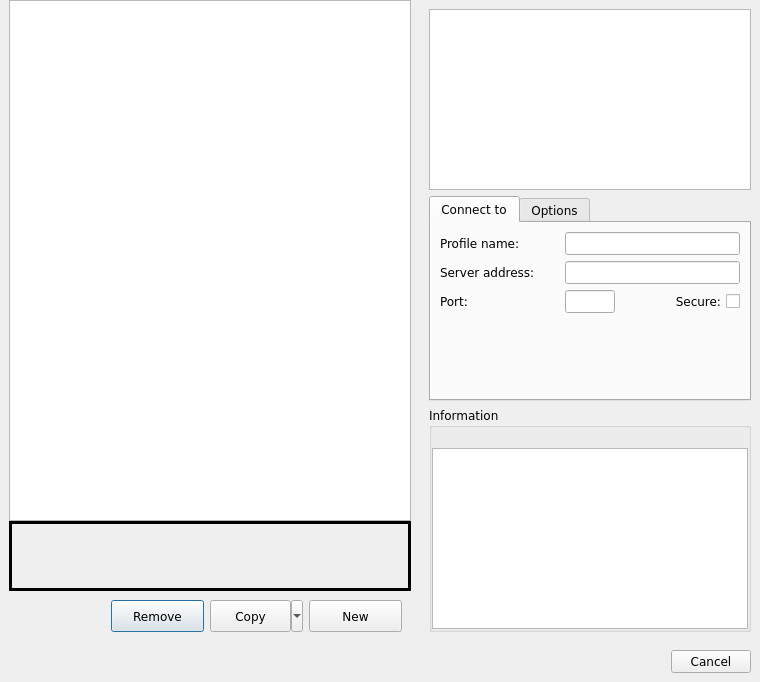
<?xml version="1.0" encoding="UTF-8"?>
<ui version="4.0">
 <class>connection_profiles</class>
 <widget class="QDialog" name="connection_profiles">
  <property name="geometry">
   <rect>
    <x>0</x>
    <y>0</y>
    <width>760</width>
    <height>682</height>
   </rect>
  </property>
  <property name="minimumSize">
   <size>
    <width>760</width>
    <height>0</height>
   </size>
  </property>
  <property name="font">
   <font>
    <family>Bitstream Vera Sans</family>
   </font>
  </property>
  <property name="windowTitle">
   <string>Select a profile to connect with</string>
  </property>
  <layout class="QVBoxLayout" name="verticalLayout_2">
   <property name="spacing">
    <number>0</number>
   </property>
   <property name="leftMargin">
    <number>0</number>
   </property>
   <property name="topMargin">
    <number>0</number>
   </property>
   <property name="rightMargin">
    <number>0</number>
   </property>
   <property name="bottomMargin">
    <number>0</number>
   </property>
   <item>
    <widget class="QWidget" name="widget" native="true">
     <property name="sizePolicy">
      <sizepolicy hsizetype="Expanding" vsizetype="Expanding">
       <horstretch>0</horstretch>
       <verstretch>0</verstretch>
      </sizepolicy>
     </property>
     <property name="minimumSize">
      <size>
       <width>0</width>
       <height>0</height>
      </size>
     </property>
     <layout class="QHBoxLayout" name="horizontalLayout">
      <property name="spacing">
       <number>0</number>
      </property>
      <property name="leftMargin">
       <number>0</number>
      </property>
      <property name="topMargin">
       <number>0</number>
      </property>
      <property name="rightMargin">
       <number>0</number>
      </property>
      <property name="bottomMargin">
       <number>0</number>
      </property>
      <item>
       <widget class="QWidget" name="widget_5" native="true">
        <property name="sizePolicy">
         <sizepolicy hsizetype="Expanding" vsizetype="Expanding">
          <horstretch>0</horstretch>
          <verstretch>0</verstretch>
         </sizepolicy>
        </property>
        <property name="minimumSize">
         <size>
          <width>0</width>
          <height>0</height>
         </size>
        </property>
        <layout class="QVBoxLayout" name="verticalLayout_3">
         <property name="spacing">
          <number>0</number>
         </property>
         <property name="topMargin">
          <number>0</number>
         </property>
         <property name="bottomMargin">
          <number>0</number>
         </property>
         <item>
          <widget class="QListWidget" name="profiles_tree_widget">
           <property name="minimumSize">
            <size>
             <width>365</width>
             <height>0</height>
            </size>
           </property>
           <property name="accessibleName">
            <string>profiles list</string>
           </property>
           <property name="resizeMode">
            <enum>QListView::Adjust</enum>
           </property>
          </widget>
         </item>
         <item>
          <widget class="QFrame" name="notificationArea">
           <property name="sizePolicy">
            <sizepolicy hsizetype="Expanding" vsizetype="Fixed">
             <horstretch>0</horstretch>
             <verstretch>0</verstretch>
            </sizepolicy>
           </property>
           <property name="minimumSize">
            <size>
             <width>0</width>
             <height>70</height>
            </size>
           </property>
           <property name="maximumSize">
            <size>
             <width>16777215</width>
             <height>16777215</height>
            </size>
           </property>
           <property name="font">
            <font>
             <pointsize>16</pointsize>
             <stylestrategy>PreferAntialias</stylestrategy>
            </font>
           </property>
           <property name="cursor">
            <cursorShape>ArrowCursor</cursorShape>
           </property>
           <property name="autoFillBackground">
            <bool>true</bool>
           </property>
           <property name="frameShape">
            <enum>QFrame::Box</enum>
           </property>
           <property name="frameShadow">
            <enum>QFrame::Plain</enum>
           </property>
           <property name="lineWidth">
            <number>3</number>
           </property>
           <property name="midLineWidth">
            <number>3</number>
           </property>
           <layout class="QHBoxLayout" name="horizontalLayout_2">
            <property name="spacing">
             <number>0</number>
            </property>
            <property name="leftMargin">
             <number>0</number>
            </property>
            <property name="topMargin">
             <number>0</number>
            </property>
            <property name="rightMargin">
             <number>0</number>
            </property>
            <property name="bottomMargin">
             <number>0</number>
            </property>
            <item>
             <widget class="QLabel" name="notificationAreaIconLabelWarning">
              <property name="sizePolicy">
               <sizepolicy hsizetype="Fixed" vsizetype="Fixed">
                <horstretch>0</horstretch>
                <verstretch>0</verstretch>
               </sizepolicy>
              </property>
              <property name="autoFillBackground">
               <bool>true</bool>
              </property>
              <property name="text">
               <string/>
              </property>
              <property name="pixmap">
               <pixmap resource="../mudlet.qrc">:/icons/dialog-warning.png</pixmap>
              </property>
              <property name="scaledContents">
               <bool>false</bool>
              </property>
              <property name="alignment">
               <set>Qt::AlignCenter</set>
              </property>
              <property name="wordWrap">
               <bool>true</bool>
              </property>
              <property name="margin">
               <number>5</number>
              </property>
              <property name="textInteractionFlags">
               <set>Qt::TextSelectableByMouse</set>
              </property>
             </widget>
            </item>
            <item>
             <widget class="QLabel" name="notificationAreaIconLabelError">
              <property name="sizePolicy">
               <sizepolicy hsizetype="Fixed" vsizetype="Fixed">
                <horstretch>0</horstretch>
                <verstretch>0</verstretch>
               </sizepolicy>
              </property>
              <property name="autoFillBackground">
               <bool>true</bool>
              </property>
              <property name="text">
               <string/>
              </property>
              <property name="pixmap">
               <pixmap resource="../mudlet.qrc">:/icons/dialog-error.png</pixmap>
              </property>
              <property name="scaledContents">
               <bool>false</bool>
              </property>
              <property name="alignment">
               <set>Qt::AlignCenter</set>
              </property>
              <property name="wordWrap">
               <bool>true</bool>
              </property>
              <property name="margin">
               <number>5</number>
              </property>
              <property name="textInteractionFlags">
               <set>Qt::TextSelectableByMouse</set>
              </property>
             </widget>
            </item>
            <item>
             <widget class="QLabel" name="notificationAreaIconLabelInformation">
              <property name="sizePolicy">
               <sizepolicy hsizetype="Fixed" vsizetype="Fixed">
                <horstretch>0</horstretch>
                <verstretch>0</verstretch>
               </sizepolicy>
              </property>
              <property name="autoFillBackground">
               <bool>true</bool>
              </property>
              <property name="text">
               <string/>
              </property>
              <property name="pixmap">
               <pixmap resource="../mudlet.qrc">:/icons/dialog-information.png</pixmap>
              </property>
              <property name="scaledContents">
               <bool>false</bool>
              </property>
              <property name="alignment">
               <set>Qt::AlignCenter</set>
              </property>
              <property name="wordWrap">
               <bool>true</bool>
              </property>
              <property name="margin">
               <number>5</number>
              </property>
              <property name="textInteractionFlags">
               <set>Qt::TextSelectableByMouse</set>
              </property>
             </widget>
            </item>
            <item>
             <widget class="QLabel" name="notificationAreaMessageBox">
              <property name="sizePolicy">
               <sizepolicy hsizetype="Expanding" vsizetype="Expanding">
                <horstretch>0</horstretch>
                <verstretch>0</verstretch>
               </sizepolicy>
              </property>
              <property name="font">
               <font>
                <pointsize>8</pointsize>
                <stylestrategy>PreferAntialias</stylestrategy>
               </font>
              </property>
              <property name="autoFillBackground">
               <bool>true</bool>
              </property>
              <property name="text">
               <string/>
              </property>
              <property name="scaledContents">
               <bool>true</bool>
              </property>
              <property name="alignment">
               <set>Qt::AlignLeading|Qt::AlignLeft|Qt::AlignVCenter</set>
              </property>
              <property name="wordWrap">
               <bool>true</bool>
              </property>
              <property name="margin">
               <number>5</number>
              </property>
              <property name="openExternalLinks">
               <bool>true</bool>
              </property>
              <property name="textInteractionFlags">
               <set>Qt::LinksAccessibleByMouse|Qt::TextSelectableByMouse</set>
              </property>
             </widget>
            </item>
           </layout>
          </widget>
         </item>
         <item>
          <widget class="QWidget" name="profileAdminArea" native="true">
           <property name="sizePolicy">
            <sizepolicy hsizetype="Expanding" vsizetype="Preferred">
             <horstretch>0</horstretch>
             <verstretch>0</verstretch>
            </sizepolicy>
           </property>
           <property name="minimumSize">
            <size>
             <width>0</width>
             <height>50</height>
            </size>
           </property>
           <property name="maximumSize">
            <size>
             <width>16777215</width>
             <height>16777215</height>
            </size>
           </property>
           <layout class="QHBoxLayout" name="horizontalLayout_5">
            <item>
             <spacer name="horizontalSpacer_4">
              <property name="orientation">
               <enum>Qt::Horizontal</enum>
              </property>
              <property name="sizeHint" stdset="0">
               <size>
                <width>15</width>
                <height>20</height>
               </size>
              </property>
             </spacer>
            </item>
            <item>
             <widget class="QPushButton" name="remove_profile_button">
              <property name="sizePolicy">
               <sizepolicy hsizetype="Expanding" vsizetype="Preferred">
                <horstretch>0</horstretch>
                <verstretch>0</verstretch>
               </sizepolicy>
              </property>
              <property name="minimumSize">
               <size>
                <width>0</width>
                <height>25</height>
               </size>
              </property>
              <property name="text">
               <string>Remove</string>
              </property>
             </widget>
            </item>
            <item>
             <widget class="QToolButton" name="copy_profile_toolbutton">
              <property name="sizePolicy">
               <sizepolicy hsizetype="Expanding" vsizetype="Preferred">
                <horstretch>0</horstretch>
                <verstretch>0</verstretch>
               </sizepolicy>
              </property>
              <property name="minimumSize">
               <size>
                <width>0</width>
                <height>25</height>
               </size>
              </property>
              <property name="text">
               <string>Copy</string>
              </property>
              <property name="popupMode">
               <enum>QToolButton::MenuButtonPopup</enum>
              </property>
              <property name="toolButtonStyle">
               <enum>Qt::ToolButtonFollowStyle</enum>
              </property>
             </widget>
            </item>
            <item>
             <widget class="QPushButton" name="new_profile_button">
              <property name="sizePolicy">
               <sizepolicy hsizetype="Expanding" vsizetype="Preferred">
                <horstretch>0</horstretch>
                <verstretch>0</verstretch>
               </sizepolicy>
              </property>
              <property name="minimumSize">
               <size>
                <width>0</width>
                <height>25</height>
               </size>
              </property>
              <property name="text">
               <string>New</string>
              </property>
             </widget>
            </item>
           </layout>
          </widget>
         </item>
        </layout>
       </widget>
      </item>
      <item>
       <widget class="QWidget" name="widget_2" native="true">
        <property name="sizePolicy">
         <sizepolicy hsizetype="Fixed" vsizetype="Expanding">
          <horstretch>0</horstretch>
          <verstretch>0</verstretch>
         </sizepolicy>
        </property>
        <property name="minimumSize">
         <size>
          <width>340</width>
          <height>0</height>
         </size>
        </property>
        <property name="maximumSize">
         <size>
          <width>300</width>
          <height>16777215</height>
         </size>
        </property>
        <layout class="QVBoxLayout" name="verticalLayout">
         <item>
          <widget class="QTextBrowser" name="welcome_message">
           <property name="enabled">
            <bool>true</bool>
           </property>
           <property name="sizePolicy">
            <sizepolicy hsizetype="Expanding" vsizetype="Expanding">
             <horstretch>0</horstretch>
             <verstretch>0</verstretch>
            </sizepolicy>
           </property>
           <property name="minimumSize">
            <size>
             <width>0</width>
             <height>140</height>
            </size>
           </property>
           <property name="maximumSize">
            <size>
             <width>16777215</width>
             <height>16777215</height>
            </size>
           </property>
           <property name="accessibleName">
            <string>welcome message</string>
           </property>
           <property name="openLinks">
            <bool>false</bool>
           </property>
          </widget>
         </item>
         <item>
          <widget class="QTabWidget" name="tabWidget_connectionInfo">
           <property name="sizePolicy">
            <sizepolicy hsizetype="Expanding" vsizetype="Minimum">
             <horstretch>0</horstretch>
             <verstretch>0</verstretch>
            </sizepolicy>
           </property>
           <property name="currentIndex">
            <number>0</number>
           </property>
           <widget class="QWidget" name="tab_connection_info">
            <attribute name="title">
             <string>Connect to</string>
            </attribute>
            <layout class="QGridLayout" name="gridLayout">
             <item row="0" column="0">
              <widget class="QLabel" name="label_profileName">
               <property name="text">
                <string>Profile name:</string>
               </property>
               <property name="buddy">
                <cstring>profile_name_entry</cstring>
               </property>
              </widget>
             </item>
             <item row="0" column="1" colspan="2">
              <widget class="QLineEdit" name="profile_name_entry">
               <property name="font">
                <font>
                 <pointsize>9</pointsize>
                </font>
               </property>
               <property name="accessibleName">
                <string>Profile name</string>
               </property>
               <property name="accessibleDescription">
                <string comment="Using lower case letters for 'ASCII' may make speech synthesisers say 'askey' which is quicker than 'Aay Ess Cee Eye Eye'!">A unique name for the profile but which is limited to a subset of ascii characters only.</string>
               </property>
               <property name="readOnly">
                <bool>false</bool>
               </property>
              </widget>
             </item>
             <item row="1" column="0">
              <widget class="QLabel" name="label_serverUrl">
               <property name="text">
                <string>Server address:</string>
               </property>
               <property name="buddy">
                <cstring>host_name_entry</cstring>
               </property>
              </widget>
             </item>
             <item row="1" column="1" colspan="2">
              <widget class="QLineEdit" name="host_name_entry">
               <property name="minimumSize">
                <size>
                 <width>100</width>
                 <height>0</height>
                </size>
               </property>
               <property name="font">
                <font>
                 <pointsize>9</pointsize>
                </font>
               </property>
               <property name="accessibleName">
                <string>Game server URL</string>
               </property>
               <property name="accessibleDescription">
                <string>The Internet host name or IP address</string>
               </property>
              </widget>
             </item>
             <item row="2" column="0">
              <widget class="QLabel" name="label_port">
               <property name="text">
                <string>Port:</string>
               </property>
               <property name="buddy">
                <cstring>port_entry</cstring>
               </property>
              </widget>
             </item>
             <item row="2" column="1">
              <widget class="QLineEdit" name="port_entry">
               <property name="minimumSize">
                <size>
                 <width>40</width>
                 <height>0</height>
                </size>
               </property>
               <property name="maximumSize">
                <size>
                 <width>50</width>
                 <height>16777215</height>
                </size>
               </property>
               <property name="font">
                <font>
                 <pointsize>9</pointsize>
                </font>
               </property>
               <property name="accessibleName">
                <string>Game server port</string>
               </property>
               <property name="accessibleDescription">
                <string>The port that is used together with the server name to make the connection to the game server. If not specified a default of 23 for "Telnet" connections is used. Secure connections may require a different port number.</string>
               </property>
               <property name="text">
                <string/>
               </property>
               <property name="maxLength">
                <number>32767</number>
               </property>
               <property name="echoMode">
                <enum>QLineEdit::Normal</enum>
               </property>
               <property name="cursorPosition">
                <number>0</number>
               </property>
              </widget>
             </item>
             <item row="2" column="2">
              <widget class="QCheckBox" name="port_ssl_tsl">
               <property name="accessibleName">
                <string>Connect via a secure protocol</string>
               </property>
               <property name="accessibleDescription">
                <string>Make Mudlet use a secure SSL/TLS protocol instead of an unencrypted one</string>
               </property>
               <property name="layoutDirection">
                <enum>Qt::RightToLeft</enum>
               </property>
               <property name="text">
                <string>Secure:</string>
               </property>
              </widget>
             </item>
             <item row="3" column="1">
              <spacer name="verticalSpacer">
               <property name="orientation">
                <enum>Qt::Vertical</enum>
               </property>
               <property name="sizeHint" stdset="0">
                <size>
                 <width>20</width>
                 <height>40</height>
                </size>
               </property>
              </spacer>
             </item>
            </layout>
           </widget>
           <widget class="QWidget" name="tab_options">
            <attribute name="title">
             <string>Options</string>
            </attribute>
            <layout class="QGridLayout" name="gridLayout_2">
             <item row="0" column="0">
              <widget class="QLabel" name="label_characterName">
               <property name="text">
                <string>Character name:</string>
               </property>
               <property name="buddy">
                <cstring>login_entry</cstring>
               </property>
              </widget>
             </item>
             <item row="0" column="1">
              <widget class="QLineEdit" name="login_entry">
               <property name="toolTip">
                <string>The characters name</string>
               </property>
               <property name="accessibleName">
                <string>Character name</string>
               </property>
               <property name="accessibleDescription">
                <string>If provided will be sent, along with password to identify the user in the game.</string>
               </property>
               <property name="echoMode">
                <enum>QLineEdit::Normal</enum>
               </property>
              </widget>
             </item>
             <item row="1" column="0">
              <widget class="QLabel" name="label_password">
               <property name="text">
                <string>Password:</string>
               </property>
               <property name="buddy">
                <cstring>character_password_entry</cstring>
               </property>
              </widget>
             </item>
             <item row="1" column="1">
              <widget class="QLineEdit" name="character_password_entry">
               <property name="toolTip">
                <string>Characters password. Note that the password isn't encrypted in storage</string>
               </property>
               <property name="accessibleName">
                <string>Password</string>
               </property>
               <property name="accessibleDescription">
                <string>If provided will be sent, along with the character name to identify the user in the game.</string>
               </property>
               <property name="echoMode">
                <enum>QLineEdit::Password</enum>
               </property>
              </widget>
             </item>
             <item row="2" column="0">
              <widget class="QLabel" name="label_profileHistory">
               <property name="text">
                <string>Profile history:</string>
               </property>
               <property name="buddy">
                <cstring>profile_history</cstring>
               </property>
              </widget>
             </item>
             <item row="2" column="1">
              <widget class="QComboBox" name="profile_history">
               <property name="sizePolicy">
                <sizepolicy hsizetype="Expanding" vsizetype="Fixed">
                 <horstretch>0</horstretch>
                 <verstretch>0</verstretch>
                </sizepolicy>
               </property>
               <property name="minimumSize">
                <size>
                 <width>0</width>
                 <height>0</height>
                </size>
               </property>
               <item>
                <property name="text">
                 <string>load newest profile</string>
                </property>
               </item>
               <item>
                <property name="text">
                 <string>load oldest profile</string>
                </property>
               </item>
              </widget>
             </item>
             <item row="3" column="0">
              <widget class="QCheckBox" name="discord_optin_checkBox">
               <property name="enabled">
                <bool>false</bool>
               </property>
               <property name="toolTip">
                <string>Enable Discord integration (not supported by game)</string>
               </property>
               <property name="accessibleName">
                <string>Discord integration</string>
               </property>
               <property name="accessibleDescription">
                <string>Allow this profile to use Mudlet's Discord "Rich Presence"  features</string>
               </property>
               <property name="text">
                <string/>
               </property>
               <property name="icon">
                <iconset resource="../mudlet.qrc">
                 <normaloff>:/icons/Discord-Logo+Wordmark-Color.png</normaloff>:/icons/Discord-Logo+Wordmark-Color.png
                </iconset>
               </property>
               <property name="iconSize">
                <size>
                 <width>65</width>
                 <height>18</height>
                </size>
               </property>
              </widget>
             </item>
             <item row="4" column="0" colspan="2">
              <widget class="QCheckBox" name="autologin_checkBox">
               <property name="sizePolicy">
                <sizepolicy hsizetype="Maximum" vsizetype="Fixed">
                 <horstretch>0</horstretch>
                 <verstretch>0</verstretch>
                </sizepolicy>
               </property>
               <property name="toolTip">
                <string>With this enabled, Mudlet will automatically start and connect on this profile when it is launched</string>
               </property>
               <property name="accessibleName">
                <string>Auto-open profile</string>
               </property>
               <property name="accessibleDescription">
                <string>Automatically start this profile when Mudlet is run</string>
               </property>
               <property name="layoutDirection">
                <enum>Qt::LeftToRight</enum>
               </property>
               <property name="text">
                <string>Open profile on Mudlet start</string>
               </property>
              </widget>
             </item>
             <item row="5" column="0" colspan="2">
              <widget class="QCheckBox" name="auto_reconnect">
               <property name="accessibleName">
                <string>Auto-reconnect</string>
               </property>
               <property name="accessibleDescription">
                <string>Automatically reconnect this profile if it should become disconnected for any reason other than the user disconnecting from the game server.</string>
               </property>
               <property name="layoutDirection">
                <enum>Qt::LeftToRight</enum>
               </property>
               <property name="text">
                <string>Reconnect automatically</string>
               </property>
              </widget>
             </item>
            </layout>
           </widget>
          </widget>
         </item>
         <item>
          <widget class="QGroupBox" name="informationArea">
           <property name="sizePolicy">
            <sizepolicy hsizetype="Expanding" vsizetype="Expanding">
             <horstretch>0</horstretch>
             <verstretch>0</verstretch>
            </sizepolicy>
           </property>
           <property name="minimumSize">
            <size>
             <width>0</width>
             <height>0</height>
            </size>
           </property>
           <property name="title">
            <string>Information</string>
           </property>
           <layout class="QVBoxLayout" name="vBoxLayout_4">
            <property name="leftMargin">
             <number>0</number>
            </property>
            <property name="topMargin">
             <number>0</number>
            </property>
            <property name="rightMargin">
             <number>0</number>
            </property>
            <property name="bottomMargin">
             <number>0</number>
            </property>
            <item>
             <widget class="QLabel" name="website_entry">
              <property name="sizePolicy">
               <sizepolicy hsizetype="Expanding" vsizetype="Preferred">
                <horstretch>0</horstretch>
                <verstretch>0</verstretch>
               </sizepolicy>
              </property>
              <property name="font">
               <font>
                <pointsize>9</pointsize>
               </font>
              </property>
              <property name="text">
               <string/>
              </property>
              <property name="scaledContents">
               <bool>true</bool>
              </property>
              <property name="alignment">
               <set>Qt::AlignCenter</set>
              </property>
              <property name="openExternalLinks">
               <bool>true</bool>
              </property>
             </widget>
            </item>
            <item>
             <widget class="QPlainTextEdit" name="mud_description_textedit">
              <property name="minimumSize">
               <size>
                <width>0</width>
                <height>0</height>
               </size>
              </property>
              <property name="maximumSize">
               <size>
                <width>16777215</width>
                <height>16777215</height>
               </size>
              </property>
              <property name="toolTip">
               <string>Game description or your notes</string>
              </property>
              <property name="accessibleName">
               <string>Game description or your notes</string>
              </property>
              <property name="tabChangesFocus">
               <bool>true</bool>
              </property>
              <property name="readOnly">
               <bool>false</bool>
              </property>
             </widget>
            </item>
           </layout>
          </widget>
         </item>
        </layout>
       </widget>
      </item>
     </layout>
    </widget>
   </item>
   <item>
    <widget class="QWidget" name="widget_bottom" native="true">
     <layout class="QHBoxLayout" name="horizontalLayout_3">
      <item>
       <spacer name="horizontalSpacer">
        <property name="orientation">
         <enum>Qt::Horizontal</enum>
        </property>
        <property name="sizeHint" stdset="0">
         <size>
          <width>40</width>
          <height>20</height>
         </size>
        </property>
       </spacer>
      </item>
      <item>
       <widget class="QDialogButtonBox" name="dialog_buttonbox">
        <property name="sizePolicy">
         <sizepolicy hsizetype="Expanding" vsizetype="Fixed">
          <horstretch>0</horstretch>
          <verstretch>0</verstretch>
         </sizepolicy>
        </property>
        <property name="minimumSize">
         <size>
          <width>50</width>
          <height>0</height>
         </size>
        </property>
        <property name="maximumSize">
         <size>
          <width>340</width>
          <height>16777215</height>
         </size>
        </property>
        <property name="orientation">
         <enum>Qt::Horizontal</enum>
        </property>
        <property name="standardButtons">
         <set>QDialogButtonBox::Cancel</set>
        </property>
        <property name="centerButtons">
         <bool>false</bool>
        </property>
       </widget>
      </item>
     </layout>
    </widget>
   </item>
  </layout>
 </widget>
 <tabstops>
  <tabstop>profiles_tree_widget</tabstop>
  <tabstop>welcome_message</tabstop>
  <tabstop>profile_name_entry</tabstop>
  <tabstop>host_name_entry</tabstop>
  <tabstop>port_entry</tabstop>
  <tabstop>port_ssl_tsl</tabstop>
  <tabstop>tabWidget_connectionInfo</tabstop>
  <tabstop>login_entry</tabstop>
  <tabstop>character_password_entry</tabstop>
  <tabstop>profile_history</tabstop>
  <tabstop>discord_optin_checkBox</tabstop>
  <tabstop>autologin_checkBox</tabstop>
  <tabstop>auto_reconnect</tabstop>
  <tabstop>mud_description_textedit</tabstop>
  <tabstop>remove_profile_button</tabstop>
  <tabstop>copy_profile_toolbutton</tabstop>
  <tabstop>new_profile_button</tabstop>
 </tabstops>
 <resources>
  <include location="../mudlet.qrc"/>
 </resources>
 <connections/>
</ui>
